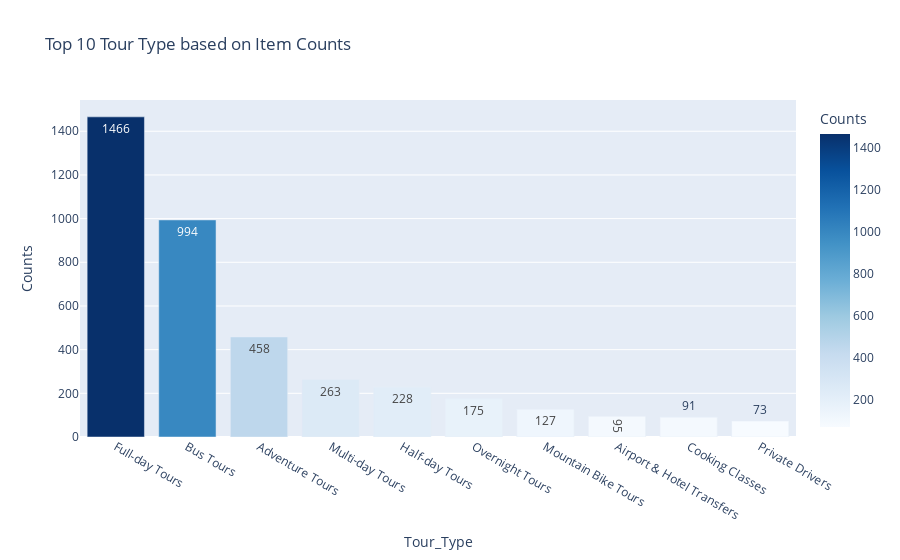

Notebook source saved alongside this figure:
### Code cell
column = 'Tour_Type'
counts = df3[column].value_counts()
count_percentage = df3[column].value_counts(1)*100
counts_df3 = pd.DataFrame({column:counts.index,'Counts':counts.values,'Percent':np.round(count_percentage.values,2)})
print('unique '+str(column))
print('Top 10 '+str(column))
display(counts_df3.head(10))
print('Bottom 10 '+str(column))
display(counts_df.tail(10))
px.bar(data_frame=counts_df3.head(10),
 x=column,
 y='Counts',
 color='Counts',
 color_continuous_scale='blues',
 text_auto=True,
 title=f'Top 10 Tour Type based on Item Counts')

### Figure 1 — Plotly figure (JSON) as saved in the notebook; plotly's stock layout.template omitted (floating-point values rounded to 4 significant figures)
{"data": [{"alignmentgroup": "True", "hovertemplate": "Tour_Type=%{x}<br>Counts=%{marker.color}<extra></extra>", "legendgroup": "", "marker": {"color": [1466, 994, 458, 263, 228, 175, 127, 95, 91, 73], "coloraxis": "coloraxis", "pattern": {"shape": ""}}, "name": "", "offsetgroup": "", "orientation": "v", "showlegend": false, "textposition": "auto", "texttemplate": "%{y}", "type": "bar", "x": ["Full-day Tours", "Bus Tours", "Adventure Tours", "Multi-day Tours", "Half-day Tours", "Overnight Tours", "Mountain Bike Tours", "Airport & Hotel Transfers", "Cooking Classes", "Private Drivers"], "xaxis": "x", "y": [1466, 994, 458, 263, 228, 175, 127, 95, 91, 73], "yaxis": "y"}], "layout": {"barmode": "relative", "coloraxis": {"colorbar": {"title": {"text": "Counts"}}, "colorscale": [[0, "rgb(247,251,255)"], [0.125, "rgb(222,235,247)"], [0.25, "rgb(198,219,239)"], [0.375, "rgb(158,202,225)"], [0.5, "rgb(107,174,214)"], [0.625, "rgb(66,146,198)"], [0.75, "rgb(33,113,181)"], [0.875, "rgb(8,81,156)"], [1, "rgb(8,48,107)"]]}, "legend": {"tracegroupgap": 0}, "title": {"text": "Top 10 Tour Type based on Item Counts"}, "xaxis": {"anchor": "y", "domain": [0, 1], "title": {"text": "Tour_Type"}}, "yaxis": {"anchor": "x", "domain": [0, 1], "title": {"text": "Counts"}}}}
